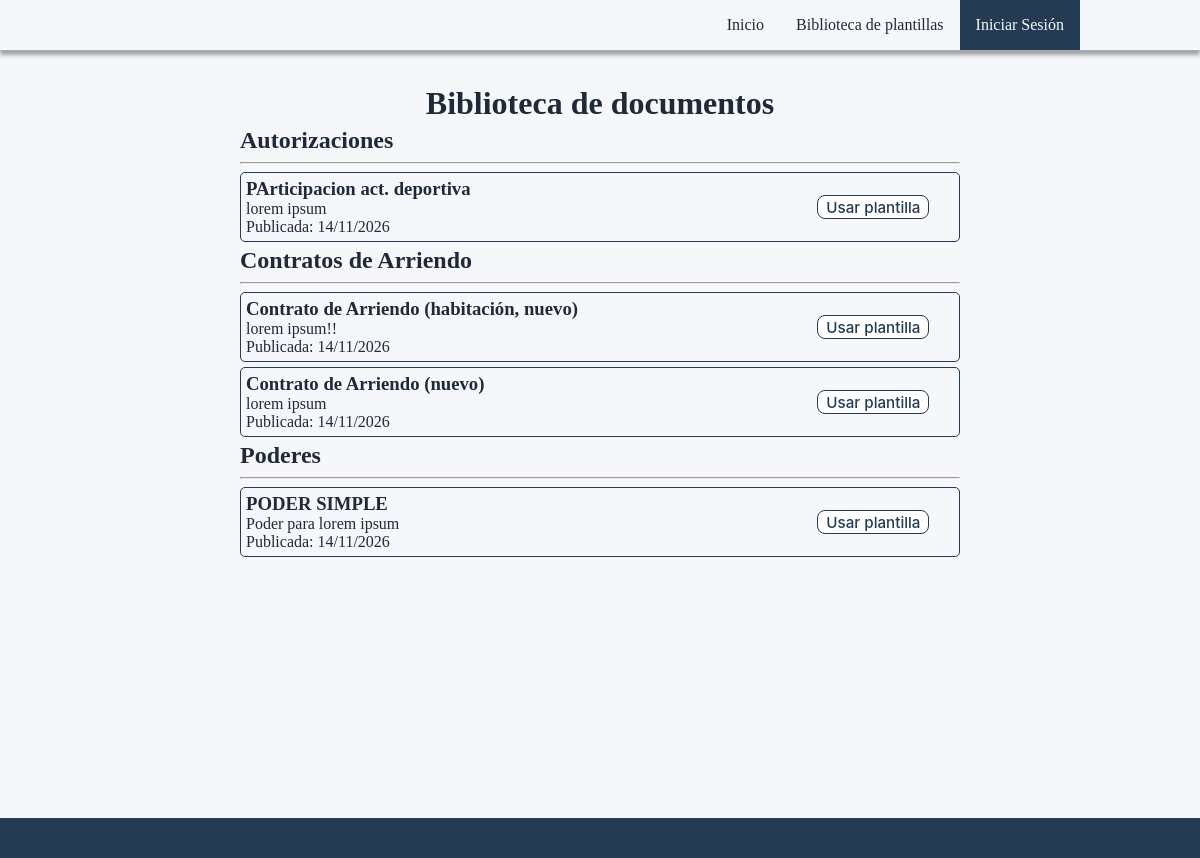
Before: /docs/biblioteca/ with the older database file.
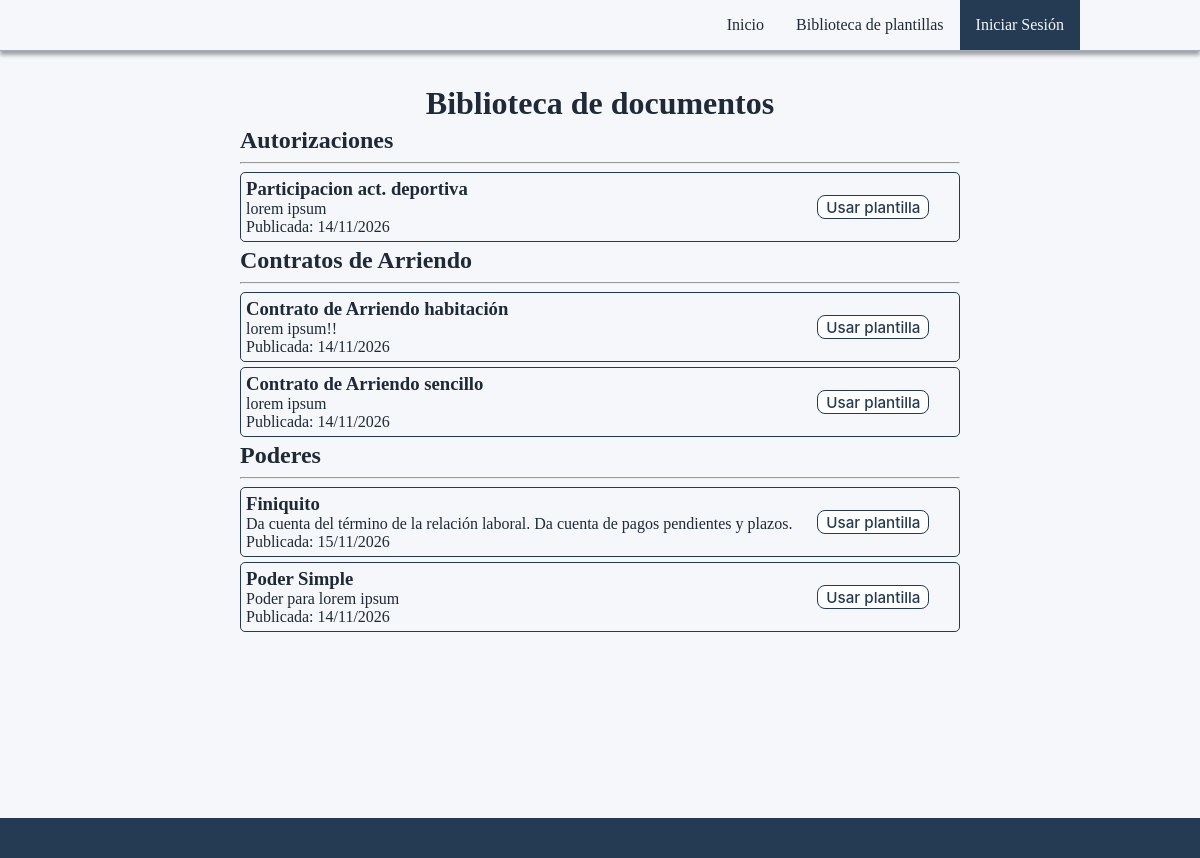
After: the same page with the newer database file.
### apps/documentos/models.py (models this page shows, shortened)
class Categoria(models.Model):
    nombre = models.CharField(max_length=100, unique=True)
    descripcion = models.TextField(blank=True)

class Plantilla(models.Model):
    nombre = models.CharField(max_length=150)
    descripcion = models.TextField()
    archivo = models.FileField(upload_to='plantillas/')
    campos = models.JSONField(default=dict, null=True, blank=True)
    clausulas = models.JSONField(default=list, null=True, blank=True)
    validaciones = models.JSONField(default=list, null=True, blank=True)
    publicada = models.BooleanField(default=True)
    activa = models.BooleanField(default=True)
    version = models.PositiveIntegerField(default=1)
    plantilla_anterior = models.ForeignKey(
        'self',
        on_delete=models.PROTECT,
        null=True,
        blank=True,
        related_name='versiones'
    )
    autor = models.ForeignKey(
        settings.AUTH_USER_MODEL,
        on_delete=models.PROTECT,
        related_name='plantillas_creadas'
    )
    fecha_creacion = models.DateTimeField(auto_now_add=True)
    fecha_publicacion = models.DateTimeField(
        null=True,
        blank=True
    )
    categoria = models.ForeignKey(
        Categoria,
        on_delete=models.PROTECT,
        related_name='plantillas',
        null=True,
        blank=True
    )
    familia_id = models.UUIDField(
        default=uuid.uuid4,
        editable=False,
        db_index=True
    )

### apps/documentos/views/galeria.py (the view)
def biblioteca_view(request):
    plantillas_publicadas = Plantilla.objects.filter(
        publicada=True,
        activa=True
    ).order_by("nombre")
    categorias = Categoria.objects.filter(
        plantillas__publicada=True,
        plantillas__activa=True
    ).distinct().prefetch_related(
        Prefetch(
            "plantillas",
            queryset=plantillas_publicadas
        )
    ).order_by("nombre")
    return render(
        request,
        "../templates/biblioteca.html",
        {
            "categorias": categorias
        }
    )

### apps/documentos/templates/biblioteca.html (shortened to what this page needs)
{% extends "base.html" %}
{% load static %}
{% block extra_css%}
<link  rel="stylesheet" href="{% static 'css/biblioteca.css' %}">
{% endblock %}
{% block content %}
<h1 class="title">Biblioteca de documentos</h1>
{% for categoria in categorias %}
<div class="categoria">
    <section>
        <h2>{{ categoria.nombre }}</h2>
        <hr>
        {% for plantilla in categoria.plantillas.all %}
            <article class="plantilla">
                <div class="left">
                    <h3>{{ plantilla.nombre }}</h3>
                    <p>{{ plantilla.descripcion }}</p>
                    <p>
                        Publicada:
                        {{ plantilla.fecha_creacion|date:"d/m/Y" }}
                    </p>
                </div>
                <div class="right">
                    <a class="boton" href="{% url 'documentos:generar_documento' plantilla.id %}">Usar plantilla</a>
                </div>
            </article>
        {% empty %}
            <p>No hay documentos disponibles.</p>
        {% endfor %}
    </section>
</div>
{% empty %}
    <p class="title">No hay documentos publicados actualmente.</p>
{% endfor %}
{% endblock %}

Changed rows visible on the page:
removed Plantilla: nombre "Contrato de Arriendo (nuevo)", descripcion "lorem ipsum", fecha_creacion "14/11/2026", shown under Categoria "Contratos de Arriendo"
changed Plantilla: nombre "PArticipacion act. deportiva" → "Participacion act. deportiva"
changed Categoria "Contratos de Arriendo": gains Plantilla (nombre "Contrato de Arriendo sencillo", descripcion "lorem ipsum", fecha_creacion "14/11/2026")
changed Plantilla "lorem ipsum!!": nombre "Contrato de Arriendo (habitación, nuevo)" → "Contrato de Arriendo habitación"
added Plantilla: nombre "Finiquito", descripcion "Da cuenta del término de la relación laboral. Da cuenta de pagos pendientes y plazos.", fecha_creacion "15/11/2026", shown under Categoria "Poderes"
changed Plantilla "Poder para lorem ipsum": nombre "PODER SIMPLE" → "Poder Simple"
